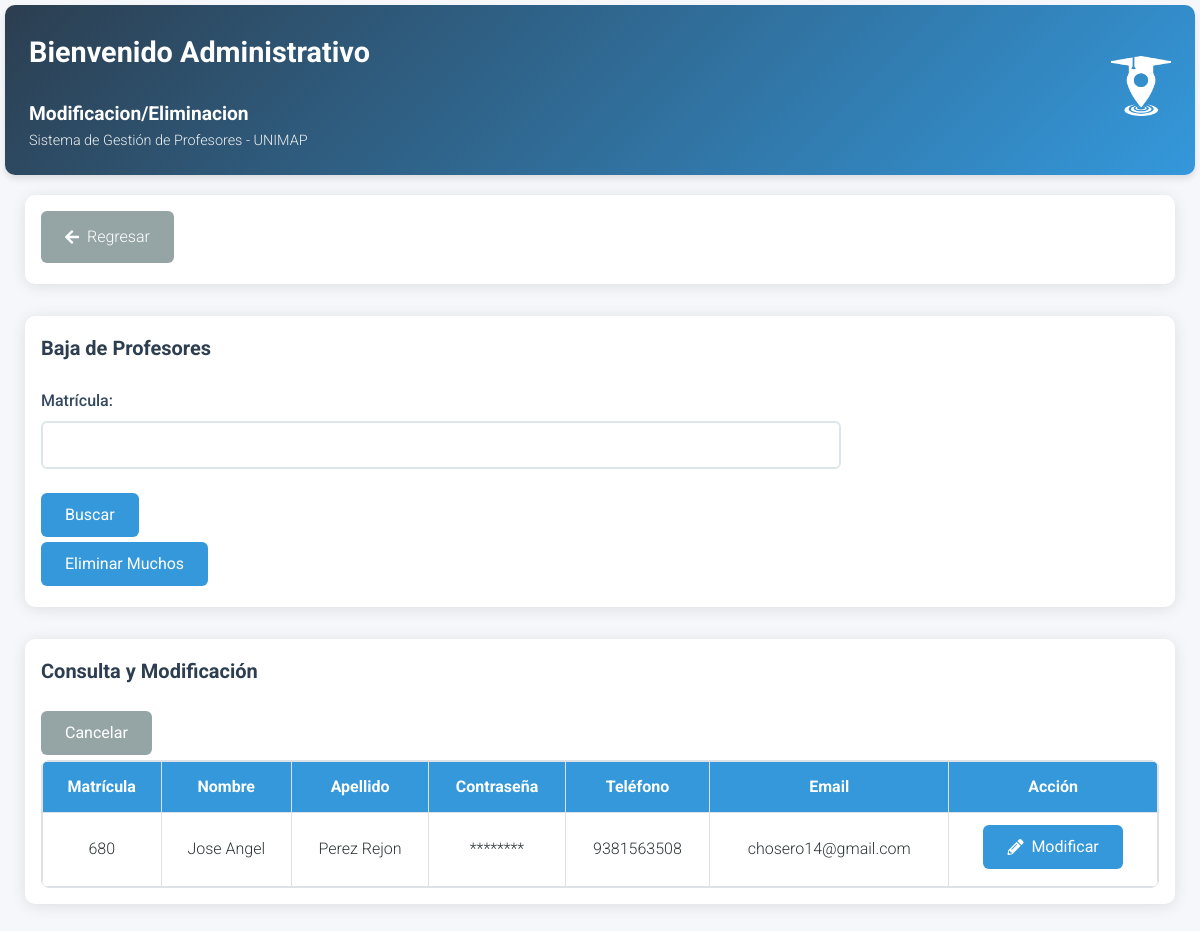
Page /php/sesion/administrativo/mod-elim-prof.php (signed in) on the committed database.
### tables this page shows
CREATE TABLE profesores (nombre TEXT, apellido TEXT, matricula INTEGER PRIMARY KEY UNIQUE NOT NULL, contrasena TEXT NOT NULL, telefono INTEGER, email TEXT, reset_token TEXT, reset_expira TEXT);

### php/sesion/administrativo/mod-elim-prof.php (the view, shortened to what this page needs)
<!DOCTYPE html>
<html lang="es">
<head>
    <link rel="stylesheet" href="../../../css/normalize.css">
    <link rel="stylesheet" href="https://cdnjs.cloudflare.com/ajax/libs/font-awesome/5.15.4/css/all.min.css">
    <link rel="stylesheet" href="../../../css/alta-alumn.css">
</head>
<body>
    <header class="welcome-header">
        <div>
            <h2>Bienvenido Administrativo</h2>
            <h4>Modificacion/Eliminacion</h4>
            <p>Sistema de Gestión de Profesores - UNIMAP</p>
        </div>
        <div class="log">
            <a id="logoweb" class="fl" href="mod-elim-prof.php"><img src="../../../image/iconos/logo/unimap.webp" alt="Logo Universidad"></a>
        </div>
    </header>
    <div class="container">
        <div class="section">
            <a href="alta-prof.php" class="btn-secondary"><i class="fas fa-arrow-left"></i> Regresar</a>
        </div>
        <div class="section">
            <h2>Baja de Profesores</h2>
            <form id="deleteForm" method="POST" action="../../back-end/prof-gest/eliminar/eliminar-prof.php" class="excel-form">
                <div class="form-group">
                    <label for="matricula_delete">Matrícula:</label>
                    <input type="number" id="matricula_delete" name="matricula_delete" required>
                </div>
                <button type="submit" class="btn-primary">Buscar</button>
            </form>
            <button class="btn-primary" onclick="toggleBulkDelete()">Eliminar Muchos</button>
                            <?php
                            $pdo = new PDO("sqlite:../../../DB/usuarios.db");
                            $pdo->setAttribute(PDO::ATTR_ERRMODE, PDO::ERRMODE_EXCEPTION);
                            ?>
        </div>
        <div class="section">
            <h2>Consulta y Modificación</h2>
            <button class="btn-secondary" onclick="cancelModifications()">Cancelar</button>
            <div class="table-container">
                <table id="studentsTable">
                    <thead>
                        <tr>
                            <th>Matrícula</th>
                            <th>Nombre</th>
                            <th>Apellido</th>
                            <th>Contraseña</th>
                            <th>Teléfono</th>
                            <th>Email</th>
                            <th>Acción</th>
                        </tr>
                    </thead>
                    <tbody>
                        <?php
                        $stmt = $pdo->query("SELECT matricula, nombre, apellido, telefono, email FROM profesores");
                        while ($row = $stmt->fetch(PDO::FETCH_ASSOC)) {
                            echo "<tr data-matricula='{$row['matricula']}'>
                                <td class='matricula'>{$row['matricula']}</td>
                                <td class='nombre'>{$row['nombre']}</td>
                                <td class='apellido'>{$row['apellido']}</td>
                                <td class='contrasena'>********</td>
                                <td class='telefono'>{$row['telefono']}</td>
                                <td class='email'>{$row['email']}</td>
                                <td><button class='btn-primary modify-row'><i class='fas fa-pencil-alt'></i> Modificar</button></td>
                            </tr>";
                        }
                        ?>
                    </tbody>
                </table>
            </div>
        </div>
    </div>
</body>
</html>

### css/alta-alumn.css (style rules this page uses)
* { box-sizing: border-box; margin: 0; padding: 0; }
body { font-family: 'Roboto', sans-serif; line-height: 1.6; background-color: #f5f7fb; color: #2d3436; padding: 5px; font-weight: 300; }
a { text-decoration: none; color: #ffffff; transition: all .3s; }
h1, h2, h3, h4 { font-weight: 700; color: #2c3e50; }
h2 { font-size: 20px; margin-bottom: 1.5rem; }
p { font-size: 18px; line-height: 1.5; margin: 0; }
header { display: flex; justify-content: space-between; align-items: center; background: linear-gradient(135deg, #2c3e50, #3498db); color: white; padding: 1.5rem; border-radius: 10px; margin-bottom: 5px; box-shadow: 0 4px 6px rgba(0, 0, 0, 0.1); }
.section { background: white; padding: 1rem; border-radius: 10px; box-shadow: 0 2px 15px rgba(0, 0, 0, 0.1); margin-bottom: 2rem; }
.welcome-header { display: flex; align-items: center; gap: 1rem; }
.welcome-header h2 { color: #ffffff; font-size: 1.8rem; }
.welcome-header h4 { color: #ffffff; font-size: 1.2rem; }
.welcome-header p { color: #ecf0f1; font-size: 0.9rem; }
.welcome-header img { width: 60px; height: 60px; }
.log { transition: scale 0.3s ease; }
.log a { width: 50px; height: 50px; }
.container { max-width: 1200px; margin: 20px auto; padding: 0 20px; }
.form-group { margin-bottom: 1.5rem; }
.form-group label { display: block; margin-bottom: 0.5rem; color: #34495e; font-weight: 500; }
.form-group input { width: 100%; padding: 0.8rem; border: 2px solid #dfe6e9; border-radius: 6px; transition: border-color 0.3s ease; }
.btn-primary { background: #3498db; color: white; padding: 0.8rem 1.5rem; border: none; border-radius: 6px; cursor: pointer; transition: all 0.3s ease; display: inline-flex; align-items: center; margin-bottom: 5px; gap: 0.5rem; }
.btn-secondary { background: #95a5a6; color: white; padding: 0.8rem 1.5rem; border: none; border-radius: 6px; cursor: pointer; transition: all 0.3s ease; display: inline-flex; align-items: center; margin-bottom: 5px; gap: 0.5rem; }
.table-container { overflow-x: auto; border: 1px solid #dee2e6; border-radius: 8px; }
table { width: 100%; border-collapse: collapse; min-width: 600px; }
th, td { padding: 12px; text-align: center; border: 1px solid #dee2e6; }
th { background: #3498db; color: white; position: sticky; top: 0; z-index: 2; }
td { background: white; color: #2d3436; }
.excel-form { flex-grow: 1; max-width: 800px; }

### rows in the picture
profesores: matricula "680", nombre "Jose Angel", apellido "Perez Rejon", telefono "9381563508", email "chosero14@gmail.com"
